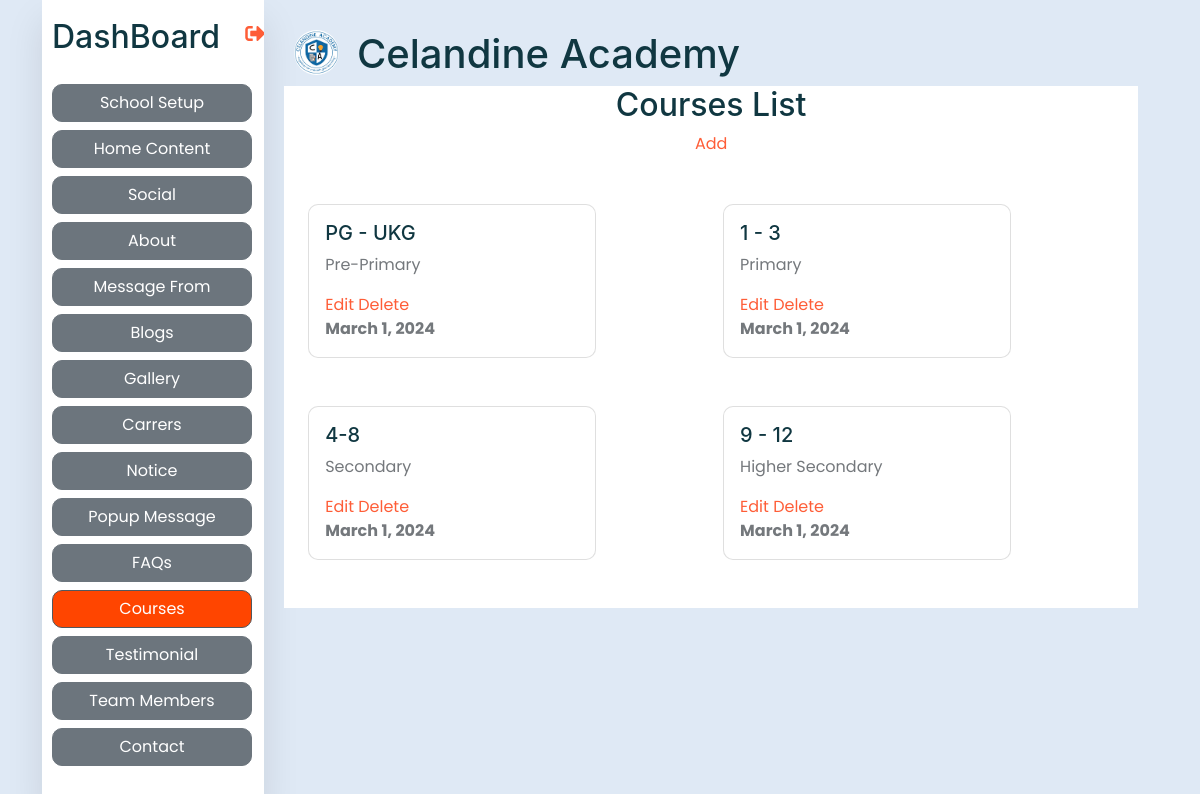
/view-courses/ (signed in), run on the app's committed database.
### base/models.py (models this page shows, shortened)
class SchoolSetup(models.Model):
    data_set = models.CharField(max_length=255)
    logo = models.ImageField(upload_to="uploads/logos")
    school_name = models.CharField(max_length=255)
    address = models.CharField(max_length=255)
    contact = models.CharField(max_length=255)
    email = models.EmailField(max_length=255)
    opening_hours = models.CharField(max_length=255)
    map_url = models.URLField(null=True, blank=True)
    created_at = models.DateTimeField(auto_now_add=True)
    class Meta:
        verbose_name_plural = "01. School Setup"

class Courses(models.Model):
    name= models.CharField(max_length=200)
    faculty= models.CharField(max_length=200)
    image = models.ImageField(upload_to="uploads/course_images/")
    created_at = models.DateField(auto_now_add=True)
    class Meta:
        verbose_name_plural = "09. Courses"

### base/views.py (the view)
# urls.py: path('view-courses/', views.viewCourses, name='viewcourses'),
@login_required(login_url = 'login')
def viewCourses(request):
    context = {}
    return render (request, 'base/viewcourses.html', context)

### base/context_processors.py (called while the page is built)
def custom_data(request):
    if SchoolSetup.objects.all().exists():
        setup = SchoolSetup.objects.all().order_by('-created_at')
        data = setup[0]
        return {'data': data}
    else:
        data=None
        return {'data': data}

def social_data(request):
    if Socials.objects.all().exists():
        social = Socials.objects.all().order_by('-created_at')
        sodata = social[0]
        return {'sodata': sodata}
    else:
        sodata=None
        return {'sodata': sodata}

def vision_data(request):
    if Vision.objects.all().exists():
        vision = Vision.objects.all().order_by('-created_at')
        vdata = vision[0]
        return {'vdata': vdata}
    else:
        vdata = None
        return {'vdata': vdata}

def mission_data(request):
    if Mission.objects.all().exists():
        mission = Mission.objects.all().order_by('-created_at')
        mdata = mission[0]
        return {'mdata': mdata}
    else:
        mdata = None
        return {'mdata': mdata}

def message_data(request):
    msgdata = MessageFrom.objects.all()
    return {'message_data': msgdata}

def team_data(request):
    team = TeamMember.objects.all()
    return {'tdata': team}

def faq(request):
    faq = Faqs.objects.all()
    return {'fdata': faq}

def courses(request):
    courses = Courses.objects.all()
    return {'cdata': courses}

def testimonial(request):
    tmsg = Testimonial.objects.all()
    return {'tedata': tmsg}

def popup(request):
    modal = PopupMessage.objects.all()
    return {'pdata': modal}

### base/templates/base/viewcourses.html
{% extends 'dash.html' %}
{% load static %}
{% block content %}
<div class="container-xxl bg-white p-0">
    <div class="container-fluid">
        <div class="row">
            <div class="col text-center">
                <h2>Courses List</h2>
            </div>
        </div>
        <div class="row">
            <div class="col text-center">
                <a href="{% url 'addcourse' %}">Add</a>
            </div>
        </div>
        <div class="row mt-5">
            {% for courses in cdata %}
            <div class="col mb-5">
                <div class="card" style="width: 18rem;">
                    <div class="card-body">
                        <div>
                            <h5 class="card-title">{{courses.name}}</h5>
                            <p>{{courses.faculty}}</p>
                            <a href="{% url 'editcourse' courses.id %}">Edit</a>
                            <a href="{% url 'deletecourse' courses.id %}">Delete</a>
                        </div>
                        <b>{{courses.created_at}}</b>
                    </div>
                </div>
            </div>
            {% endfor %}
        </div>
    </div>
</div>
</div>
{% endblock %}

### templates/dash.html (shortened to what this page needs)
{% load static %}
<html>
<head>
    <link href="{% static 'css/bootstrap.min.css' %}" rel="stylesheet">
    <link rel="stylesheet" href="https://cdnjs.cloudflare.com/ajax/libs/font-awesome/5.15.4/css/all.min.css" />
</head>
<body>
    <div class="container">
            <nav class="navbar-nav">
                <ul class="list-unstyled">
                    <div class="logo">
                        <h2 class="nav-itemss mt-2 mb-3 ">DashBoard</h2>
                        <a class="text-center" href=""> <i class="fas fa-sign-out-alt"></i>
                        </a>
                    </div>
                    {% with url_name=request.resolver_match.url_name %}
                    <li> <a href="{% url 'schoolsetup' %}"
                            class="nav-item btn btn-secondary d-block mb-2 {% if url_name == 'schoolsetup' %}active{% endif %}">School
                            Setup</a>
                    </li>
                    <li> <a href="{% url 'viewhomecontent' %}"
                            class="nav-item btn btn-secondary d-block mb-2 {% if url_name == 'viewhomecontent' %}active{% endif %}">Home
                            Content</a>
                    </li>
                    <li> <a href="{% url 'viewsocials' %}"
                            class="nav-item btn btn-secondary d-block mb-2 {% if url_name == 'viewsocials' %}active{% endif %}">Social</a>
                    </li>
                    <li> <a href="{% url 'viewabout' %}"
                            class="nav-item btn btn-secondary d-block mb-2 {% if url_name == 'viewabout' %}active{% endif %}">About</a>
                    </li>
                    <li> <a href="{% url 'viewmessagefrom' %}"
                            class="nav-item btn btn-secondary d-block mb-2 {% if url_name == 'viewmessagefrom' %}active{% endif %}">Message
                            From</a>
                    </li>
                    <li> <a href="{% url 'viewblogs' %}"
                            class="nav-item btn btn-secondary d-block mb-2 {% if url_name == 'viewblogs' %}active{% endif %}">Blogs</a>
                    </li>
                    <li> <a href="{% url 'viewgallery' %}"
                            class="nav-item btn btn-secondary d-block mb-2 {% if url_name == 'viewgallery' %}active{% endif %}">Gallery</a>
                    </li>
                    <li> <a href="{% url 'viewcarrers' %}"
                            class="nav-item btn btn-secondary d-block mb-2 {% if url_name == 'viewcarrers' %}active{% endif %}">Carrers</a>
                    </li>
                    <li> <a href="{% url 'viewnotices' %}"
                            class="nav-item btn btn-secondary d-block mb-2 {% if url_name == 'viewnotices' %}active{% endif %}">Notice</a>
                    </li>
                    <li> <a href="{% url 'viewpopups' %}"
                            class="nav-item btn btn-secondary d-block mb-2 {% if url_name == 'viewpopups' %}active{% endif %}">Popup
                            Message</a>
                    </li>
                    <li> <a href="{% url 'viewfaqs' %}"
                            class="nav-item btn btn-secondary d-block mb-2 {% if url_name == 'viewfaqs' %}active{% endif %}">FAQs</a>
                    </li>
                    <li> <a href="{% url 'viewcourses' %}"
                            class="nav-item btn btn-secondary d-block mb-2 {% if url_name == 'viewcourses' %}active{% endif %}">Courses</a>
                    </li>
                    <li> <a href="{% url 'viewtestimonials' %}"
                            class="nav-item btn btn-secondary d-block mb-2 {% if url_name == 'viewtestimonials' %}active{% endif %}">Testimonial</a>
                    </li>
                    <li> <a href="{% url 'viewteammembers' %}"
                            class="nav-item btn btn-secondary d-block mb-2 {% if url_name == 'viewteammembers' %}active{% endif %}">Team
                            Members</a>
                    </li>
                    <li> <a href="{% url 'viewcontacts' %}"
                            class="nav-item btn btn-secondary d-block mb-2 {% if url_name == 'viewcontacts' %}active{% endif %}">Contact</a>
                    </li>
                    {% endwith %}
                </ul>
            </nav>
            <section class="main">
                <div class="main-top">
                    <div class="logo">
                        <div class="row">
                            <div class="col-1"> <img src="{{data.logo.url}}" alt="">
                            </div>
                            <div class="col-11">
                                <h1>&nbsp;&nbsp;{{data.school_name}}</h1>
                            </div>
                        </div>
                    </div>
                </div>
                <div class="row">
                    <div class="col">
                        {% block content %}
                        {% endblock %}
                    </div>
                </div>
</body>
</html>

### templates/dash.html (style rules this page uses)
* { margin: 0; padding: 0; outline: none; border: none; text-decoration: none; box-sizing: border-box; font-family: "Poppins", sans-serif; }
.container .navbar-nav .nav-item:hover, .container .navbar-nav .nav-item.active { background-color: orangered; }
body { background: #dfe9f5; }
.container { display: flex; }
nav { position: relative; top: 0; bottom: 0; height: 100vh; left: 0; background: #fff; width: 280px; overflow-y: auto; box-shadow: 0 20px 35px rgba(0, 0, 0, 0.1); }
.logo { display: flex; margin: 10px 0 0 10px; }
.logo img { width: 45px; height: 45px; border-radius: 50%; }
li a { position: relative; color: rgb(85, 83, 83); font-size: 14px; display: table; width: 200px; padding: 10px; }
nav .fas { position: relative; width: 70px; height: 40px; top: 14px; font-size: 20px; text-align: center; }
.nav-item { position: relative; top: 12px; margin-left: 10px; }
.main { position: relative; padding: 20px; width: 100%; }
.main-top { display: flex; width: 100%; }

### data on the page
SchoolSetup: logo (picture), school_name "Celandine Academy"
Courses: name "PG - UKG", faculty "Pre-Primary", created_at "March 1, 2024"
Courses: name "1 - 3", faculty "Primary", created_at "March 1, 2024"
Courses: name "4-8", faculty "Secondary", created_at "March 1, 2024"
Courses: name "9 - 12", faculty "Higher Secondary", created_at "March 1, 2024"
